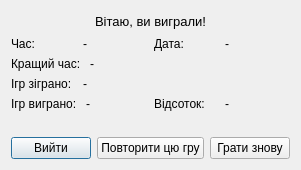
<?xml version="1.0" encoding="UTF-8"?>
<ui version="4.0">
 <class>Advert</class>
 <widget class="QDialog" name="Advert">
  <property name="geometry">
   <rect>
    <x>0</x>
    <y>0</y>
    <width>293</width>
    <height>170</height>
   </rect>
  </property>
  <property name="windowTitle">
   <string>Dialog</string>
  </property>
  <layout class="QGridLayout" name="gridLayout">
   <item row="0" column="0">
    <layout class="QHBoxLayout" name="horizontalLayout_2">
     <item>
      <spacer name="horizontalSpacer">
       <property name="orientation">
        <enum>Qt::Horizontal</enum>
       </property>
       <property name="sizeHint" stdset="0">
        <size>
         <width>40</width>
         <height>20</height>
        </size>
       </property>
      </spacer>
     </item>
     <item>
      <widget class="QLabel" name="labelText">
       <property name="font">
        <font>
         <pointsize>10</pointsize>
        </font>
       </property>
       <property name="text">
        <string>Вітаю, ви виграли!</string>
       </property>
      </widget>
     </item>
     <item>
      <spacer name="horizontalSpacer_2">
       <property name="orientation">
        <enum>Qt::Horizontal</enum>
       </property>
       <property name="sizeHint" stdset="0">
        <size>
         <width>40</width>
         <height>20</height>
        </size>
       </property>
      </spacer>
     </item>
    </layout>
   </item>
   <item row="1" column="0">
    <layout class="QHBoxLayout" name="horizontalLayout_9">
     <item>
      <layout class="QVBoxLayout" name="verticalLayout">
       <item>
        <layout class="QHBoxLayout" name="horizontalLayout_3">
         <item>
          <widget class="QLabel" name="labelTime">
           <property name="text">
            <string>Час: </string>
           </property>
          </widget>
         </item>
         <item>
          <widget class="QLabel" name="insertTime">
           <property name="text">
            <string>-</string>
           </property>
          </widget>
         </item>
        </layout>
       </item>
       <item>
        <layout class="QHBoxLayout" name="horizontalLayout_4">
         <item>
          <widget class="QLabel" name="labelBestTime">
           <property name="text">
            <string>Кращий час: </string>
           </property>
          </widget>
         </item>
         <item>
          <widget class="QLabel" name="insertBestTime">
           <property name="text">
            <string>-</string>
           </property>
          </widget>
         </item>
        </layout>
       </item>
       <item>
        <layout class="QHBoxLayout" name="horizontalLayout_5">
         <item>
          <widget class="QLabel" name="labelPlayed">
           <property name="text">
            <string>Ігр зіграно: </string>
           </property>
          </widget>
         </item>
         <item>
          <widget class="QLabel" name="insertPlayed">
           <property name="text">
            <string>-</string>
           </property>
          </widget>
         </item>
        </layout>
       </item>
       <item>
        <layout class="QHBoxLayout" name="horizontalLayout_6">
         <item>
          <widget class="QLabel" name="labelWon">
           <property name="text">
            <string>Ігр виграно: </string>
           </property>
          </widget>
         </item>
         <item>
          <widget class="QLabel" name="insertWon">
           <property name="text">
            <string>-</string>
           </property>
          </widget>
         </item>
        </layout>
       </item>
      </layout>
     </item>
     <item>
      <layout class="QVBoxLayout" name="verticalLayout_2">
       <item>
        <layout class="QHBoxLayout" name="horizontalLayout_7">
         <item>
          <widget class="QLabel" name="labelDate">
           <property name="text">
            <string>Дата: </string>
           </property>
          </widget>
         </item>
         <item>
          <widget class="QLabel" name="insertDate">
           <property name="text">
            <string>-</string>
           </property>
          </widget>
         </item>
        </layout>
       </item>
       <item>
        <spacer name="verticalSpacer">
         <property name="orientation">
          <enum>Qt::Vertical</enum>
         </property>
         <property name="sizeHint" stdset="0">
          <size>
           <width>20</width>
           <height>18</height>
          </size>
         </property>
        </spacer>
       </item>
       <item>
        <layout class="QHBoxLayout" name="horizontalLayout_8">
         <item>
          <widget class="QLabel" name="labelPercentage">
           <property name="text">
            <string>Відсоток: </string>
           </property>
          </widget>
         </item>
         <item>
          <widget class="QLabel" name="insertPercentage">
           <property name="text">
            <string>-</string>
           </property>
          </widget>
         </item>
        </layout>
       </item>
      </layout>
     </item>
    </layout>
   </item>
   <item row="2" column="0">
    <spacer name="verticalSpacer_2">
     <property name="orientation">
      <enum>Qt::Vertical</enum>
     </property>
     <property name="sizeHint" stdset="0">
      <size>
       <width>20</width>
       <height>4</height>
      </size>
     </property>
    </spacer>
   </item>
   <item row="3" column="0">
    <layout class="QHBoxLayout" name="horizontalLayout">
     <item>
      <widget class="QPushButton" name="pushExit">
       <property name="text">
        <string>Вийти</string>
       </property>
      </widget>
     </item>
     <item>
      <widget class="QPushButton" name="pushRestart">
       <property name="enabled">
        <bool>true</bool>
       </property>
       <property name="contextMenuPolicy">
        <enum>Qt::NoContextMenu</enum>
       </property>
       <property name="text">
        <string>Повторити цю гру</string>
       </property>
      </widget>
     </item>
     <item>
      <widget class="QPushButton" name="pushAgain">
       <property name="text">
        <string>Грати знову</string>
       </property>
      </widget>
     </item>
    </layout>
   </item>
  </layout>
 </widget>
 <tabstops>
  <tabstop>pushAgain</tabstop>
  <tabstop>pushRestart</tabstop>
 </tabstops>
 <resources/>
 <connections>
  <connection>
   <sender>pushExit</sender>
   <signal>clicked()</signal>
   <receiver>Advert</receiver>
   <slot>reject()</slot>
   <hints>
    <hint type="sourcelabel">
     <x>52</x>
     <y>145</y>
    </hint>
    <hint type="destinationlabel">
     <x>151</x>
     <y>70</y>
    </hint>
   </hints>
  </connection>
  <connection>
   <sender>pushAgain</sender>
   <signal>clicked()</signal>
   <receiver>Advert</receiver>
   <slot>accept()</slot>
   <hints>
    <hint type="sourcelabel">
     <x>257</x>
     <y>148</y>
    </hint>
    <hint type="destinationlabel">
     <x>252</x>
     <y>67</y>
    </hint>
   </hints>
  </connection>
 </connections>
</ui>
